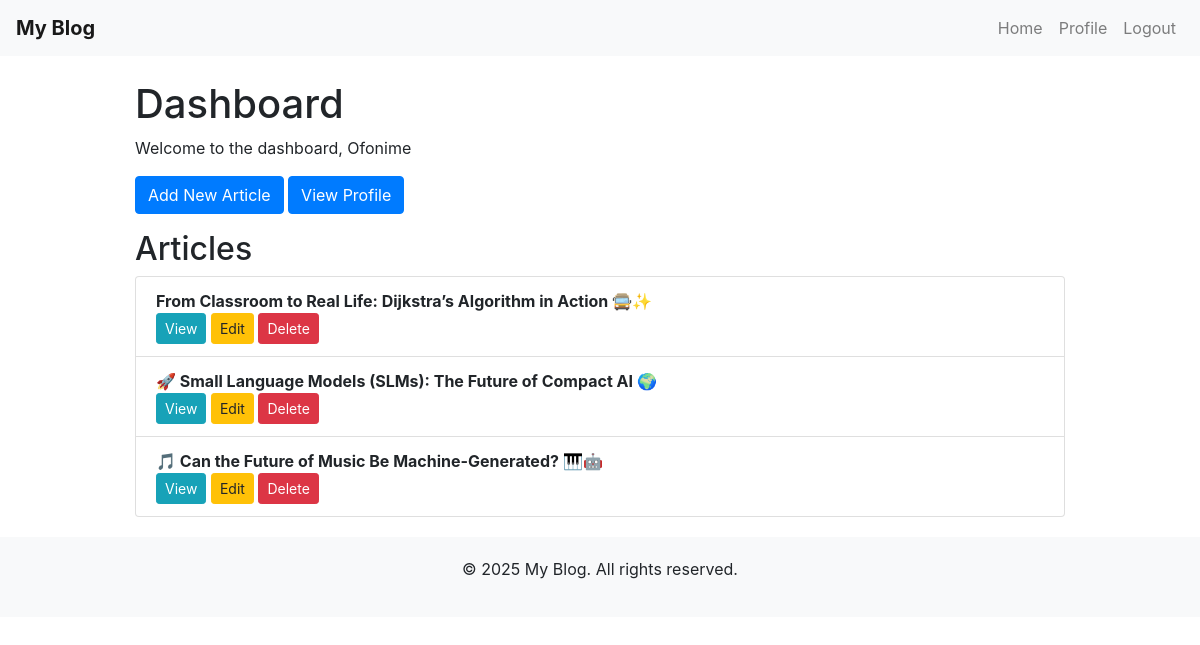
The page /dashboard (signed in) on the database its author committed.
### app.py (models this page shows)
class Article(db.Model):
    id = db.Column(db.Integer, primary_key=True)
    title = db.Column(db.String(150), nullable=False)
    content = db.Column(db.Text, nullable=False)
    date = db.Column(db.String(100), nullable=False)
    author_id = db.Column(db.Integer, db.ForeignKey('user.id'), nullable=False)
    comments = db.relationship('Comment', backref='article', lazy=True)
    image = db.Column(db.String(200), nullable=True)

### app.py (the view)
@app.route('/dashboard')
def dashboard():
    if not session.get('logged_in'):
        return redirect(url_for('login'))
    articles = Article.query.all()
    return render_template('dashboard.html', articles=articles)

### app.py (called while the page is built)
@app.context_processor
def inject_now():
    return {'current_year': datetime.now().year}

### templates/dashboard.html (shortened to what this page needs)
{% extends "base.html" %}
{% block content %}
<h1>Dashboard</h1>
<p>Welcome to the dashboard, {{ session.username }}</p>
<div class="mb-3">
    <a href="{{ url_for('add_article') }}" class="btn btn-primary d-inline-block">Add New Article</a>
    <a href="{{ url_for('profile') }}" class="btn btn-primary d-inline-block">View Profile</a>
</div>
<h2>Articles</h2>
<ul class="list-group">
    {% for article in articles %}
    <li class="list-group-item">
        <strong>{{ article.title }}</strong><br>
        <a href="{{ url_for('article', id=article.id) }}" class="btn btn-info btn-sm">View</a>
        <a href="{{ url_for('edit_article', id=article.id) }}" class="btn btn-warning btn-sm">Edit</a>
        <form action="{{ url_for('delete_article', id=article.id) }}" method="POST" style="display:inline;">
            <button type="submit" class="btn btn-danger btn-sm">Delete</button>
        </form>
    </li>
    {% endfor %}
</ul>
{% endblock %}

### templates/base.html (style rules this page uses)
body { padding-top: 56px; }

### rows shown on the page
Article: title "From Classroom to Real Life: Dijkstra’s Algorithm in Action 🚍✨"
Article: title "🚀 Small Language Models (SLMs): The Future of Compact AI 🌍"
Article: title "🎵 Can the Future of Music Be Machine-Generated? 🎹🤖"

### other values the page prints
{{ session.username }} "Ofonime"
